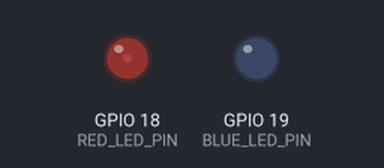
The sketch below on a simulated ESP32. Parts: output pins drawn as LEDs (lit = HIGH). What the sketch prints to the serial monitor is not drawn.

Above: at 0.05 s.
At 0.25 s:
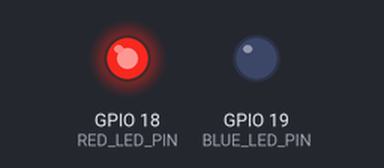
At 0.45 s:
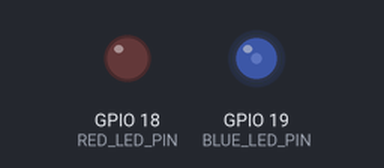
At 0.9 s:
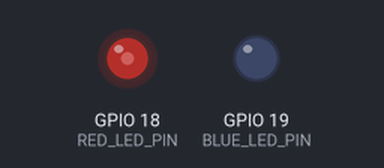
Timing chart, 0 to 3.0 s (numbered marks = the images above):
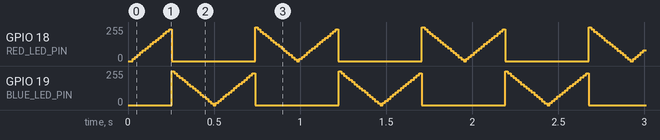

The sketch:

police_light_red_blue_v2.ino
```cpp
/*
  实验6：警车双闪灯效 - 红蓝闪烁版（兼容新版Arduino IDE）
  功能：模拟警车红蓝灯交替闪烁效果
  硬件：ESP32开发板 + 红色LED(GPIO18) + 蓝色LED(GPIO19)
  注意：使用新版Arduino IDE兼容的API
*/

// 定义LED引脚
const int RED_LED_PIN = 18;   // 红色LED引脚
const int BLUE_LED_PIN = 19;  // 蓝色LED引脚

// PWM参数
const int PWM_FREQ = 5000;     // PWM频率5kHz
const int PWM_RESOLUTION = 8;  // 8位分辨率（0-255）

// 闪烁模式参数
int brightness = 0;          // 当前亮度
int fadeStep = 8;           // 变化步长（越大变化越快）
int delayTime = 15;         // 延时（毫秒）

// 闪烁模式选择
// 0: 平滑呼吸（反相）
// 1: 快速闪烁（模拟警车）
// 2: 交替闪烁
int flashMode = 1;          // 默认使用警车模式

void setup() {
  Serial.begin(115200);

  // 配置PWM通道 - 使用新版API
  ledcAttach(RED_LED_PIN, PWM_FREQ, PWM_RESOLUTION);
  ledcAttach(BLUE_LED_PIN, PWM_FREQ, PWM_RESOLUTION);

  Serial.println("========== 警车双闪灯效（红蓝闪烁版） ==========");
  Serial.println("红色LED(GPIO18) 和 蓝色LED(GPIO19)");
  Serial.println("模式1: 警车闪烁效果");
  Serial.println("==============================================");
}

void loop() {
  int redBrightness, blueBrightness;

  switch(flashMode) {
    case 0:  // 模式0: 平滑呼吸（反相）
      redBrightness = brightness;
      blueBrightness = 255 - brightness;
      break;

    case 1:  // 模式1: 警车闪烁（快速交替）
      // 使用正弦波效果，让过渡更自然
      if (brightness < 128) {
        // 前半周期：红色亮，蓝色暗
        redBrightness = brightness * 2;
        blueBrightness = 0;
      } else {
        // 后半周期：红色暗，蓝色亮
        redBrightness = 0;
        blueBrightness = (255 - brightness) * 2;
      }
      break;

    case 2:  // 模式2: 交替闪烁（硬切换）
      if (brightness < 128) {
        redBrightness = 255;
        blueBrightness = 0;
      } else {
        redBrightness = 0;
        blueBrightness = 255;
      }
      break;

    default:
      redBrightness = brightness;
      blueBrightness = 255 - brightness;
  }

  // 确保亮度值在0-255范围内
  redBrightness = constrain(redBrightness, 0, 255);
  blueBrightness = constrain(blueBrightness, 0, 255);

  // 输出PWM - 使用新版API（直接写引脚）
  ledcWrite(RED_LED_PIN, redBrightness);
  ledcWrite(BLUE_LED_PIN, blueBrightness);

  // 调试输出
  Serial.print("红: ");
  Serial.print(redBrightness);
  Serial.print(" | 蓝: ");
  Serial.println(blueBrightness);

  // 改变亮度值
  brightness += fadeStep;

  // 到达边界时反转方向
  if (brightness <= 0 || brightness >= 255) {
    fadeStep = -fadeStep;
    brightness = constrain(brightness, 0, 255);
  }

  delay(delayTime);
}
```

Measured:
- by itself, GPIO 18 (RED_LED_PIN), GPIO 19 (BLUE_LED_PIN): moves between 0/255 and 253/255, repeating every 0.97 s
